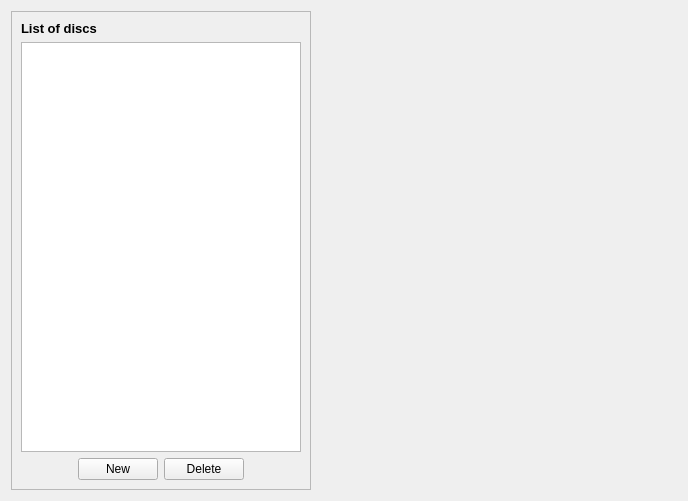
<?xml version="1.0" encoding="UTF-8"?>
<ui version="4.0">
 <class>Form</class>
 <widget class="QWidget" name="Form">
  <property name="geometry">
   <rect>
    <x>0</x>
    <y>0</y>
    <width>688</width>
    <height>501</height>
   </rect>
  </property>
  <property name="windowTitle">
   <string>Form</string>
  </property>
  <layout class="QHBoxLayout" name="horizontalLayout">
   <item>
    <widget class="QFrame" name="frame">
     <property name="maximumSize">
      <size>
       <width>300</width>
       <height>16777215</height>
      </size>
     </property>
     <property name="frameShape">
      <enum>QFrame::StyledPanel</enum>
     </property>
     <property name="frameShadow">
      <enum>QFrame::Raised</enum>
     </property>
     <layout class="QVBoxLayout" name="verticalLayout">
      <item>
       <widget class="QLabel" name="ui_lbl_listDisc">
        <property name="text">
         <string>&lt;html&gt;&lt;head/&gt;&lt;body&gt;&lt;p&gt;&lt;span style=&quot; font-size:10pt; font-weight:600;&quot;&gt;List of discs&lt;/span&gt;&lt;/p&gt;&lt;/body&gt;&lt;/html&gt;</string>
        </property>
       </widget>
      </item>
      <item>
       <widget class="QListView" name="ui_listDisc">
        <property name="maximumSize">
         <size>
          <width>16777215</width>
          <height>16777215</height>
         </size>
        </property>
       </widget>
      </item>
      <item>
       <layout class="QHBoxLayout" name="horizontalLayout_2">
        <item>
         <spacer name="horizontalSpacer_2">
          <property name="orientation">
           <enum>Qt::Horizontal</enum>
          </property>
          <property name="sizeType">
           <enum>QSizePolicy::MinimumExpanding</enum>
          </property>
          <property name="sizeHint" stdset="0">
           <size>
            <width>40</width>
            <height>20</height>
           </size>
          </property>
         </spacer>
        </item>
        <item>
         <widget class="QPushButton" name="ui_btn_new">
          <property name="text">
           <string>New</string>
          </property>
         </widget>
        </item>
        <item>
         <widget class="QPushButton" name="ui_btn_delete">
          <property name="text">
           <string>Delete</string>
          </property>
         </widget>
        </item>
        <item>
         <spacer name="horizontalSpacer_3">
          <property name="orientation">
           <enum>Qt::Horizontal</enum>
          </property>
          <property name="sizeType">
           <enum>QSizePolicy::MinimumExpanding</enum>
          </property>
          <property name="sizeHint" stdset="0">
           <size>
            <width>40</width>
            <height>20</height>
           </size>
          </property>
         </spacer>
        </item>
       </layout>
      </item>
     </layout>
    </widget>
   </item>
   <item>
    <widget class="QFrame" name="ui_frame_discOne">
     <property name="sizePolicy">
      <sizepolicy hsizetype="Maximum" vsizetype="Preferred">
       <horstretch>0</horstretch>
       <verstretch>0</verstretch>
      </sizepolicy>
     </property>
     <property name="frameShape">
      <enum>QFrame::StyledPanel</enum>
     </property>
     <property name="frameShadow">
      <enum>QFrame::Raised</enum>
     </property>
    </widget>
   </item>
   <item>
    <spacer name="horizontalSpacer">
     <property name="orientation">
      <enum>Qt::Horizontal</enum>
     </property>
     <property name="sizeHint" stdset="0">
      <size>
       <width>345</width>
       <height>20</height>
      </size>
     </property>
    </spacer>
   </item>
  </layout>
 </widget>
 <resources/>
 <connections/>
</ui>
